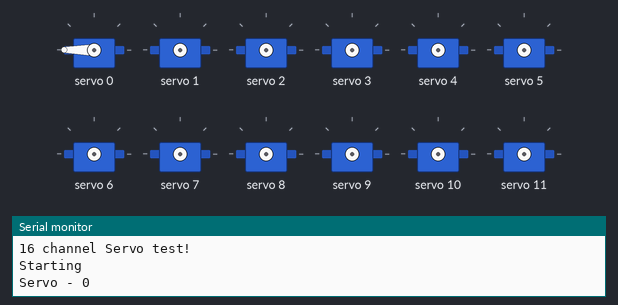
The sketch below on a simulated Arduino Uno, built with avr-gcc and run on an emulated ATmega328P. On the bench: 12 × servo, the last lines printed to the serial monitor.

Above: at 0.43 s.
At 4.0 s:
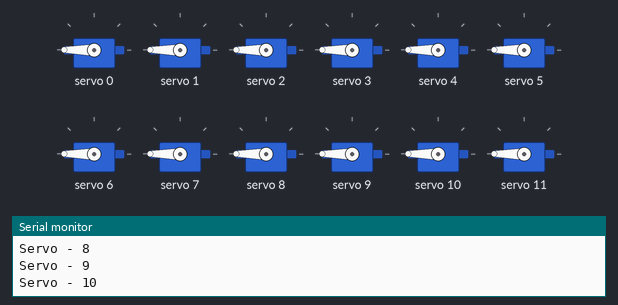
At 12.9 s:
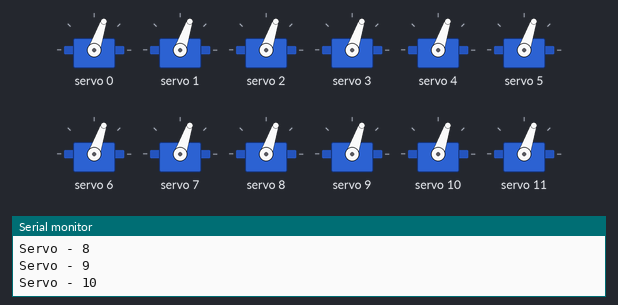
At 15.2 s:
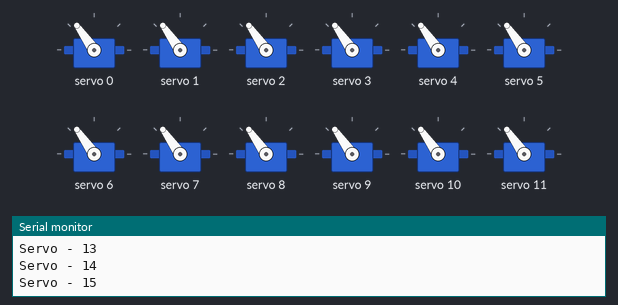
At 24.4 s:
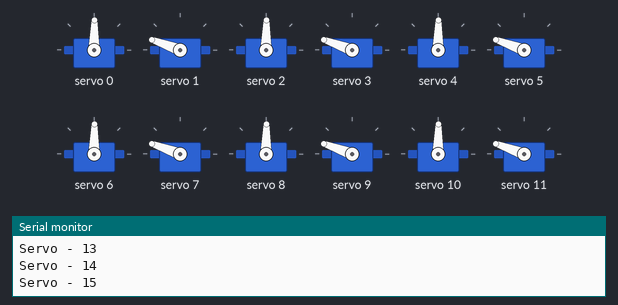
At 35.6 s:
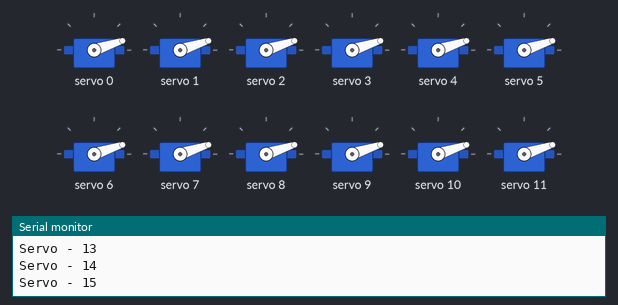
Timing chart, 0 to 40.0 s (numbered marks = the images above):
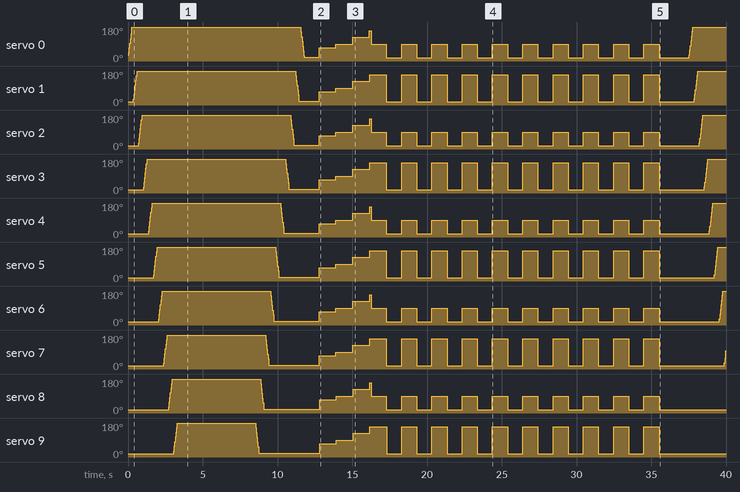

The sketch:

servoBall.ino
```cpp
#include <Wire.h>
#include <Adafruit_PWMServoDriver.h>
#include <FastLED.h>

// called this way, it uses the default address 0x40
Adafruit_PWMServoDriver pwm = Adafruit_PWMServoDriver();

#define SERVOMIN  150 // This is the 'minimum' pulse length count (out of 4096)
#define SERVOMAX  600 // This is the 'maximum' pulse length count (out of 4096)
#define SERVO_FREQ 50 // Analog servos run at ~50 Hz updates
#define LED_PIN 7
#define NUM_LEDS 8

CRGB leds[NUM_LEDS];

// our servo # counter
uint8_t servonum = 0;

void setup() {
  Serial.begin(9600);
  Serial.println("16 channel Servo test!");

  pwm.begin();
  pwm.setOscillatorFrequency(27000000);
  pwm.setPWMFreq(SERVO_FREQ);  // Analog servos run at ~50 Hz updates

  FastLED.addLeds<WS2812,LED_PIN, GRB>(leds, NUM_LEDS);
  delay(10);
}


void loop() {
  Serial.println("Starting");
   // Drive each servo one at a time using setPWM()
  for (int servo = 0, led = 0; servo < 16; servo++){
    //if (servo % 2 == 0){
    //  led++;
    //}
    //Serial.println("Turn ON LED");
    //leds[led] = CRGB(0, 0, 255);
    //FastLED.show();
    for(int pulselen = SERVOMIN; pulselen < SERVOMAX; pulselen++){
      pwm.setPWM(servo, 0, pulselen);
    }
    Serial.print("Servo - ");
    Serial.println(servo);
  }

  Serial.println("Servo are to max");
  delay(1000);

  for (int servo = 15,  led = 0; servo > -1; servo--){
    /*
    if (servo % 2 == 0){
      led++;
    }
    leds[led] = CRGB(0, 0, 255);
    FastLED.show();
    */
    for(int pulselen = SERVOMAX; pulselen > SERVOMIN; pulselen--){
      pwm.setPWM(servo, 0, pulselen);
    }

    Serial.print("Servo - ");
    Serial.println(servo);
  }

  Serial.println("Servo are to min");
  delay(1000);

  int pulseLength = map(45, 0, 180, SERVOMIN, SERVOMAX);
  for(int servo = 0, led = 0; servo < 16; servo++){
    pwm.setPWM(servo, 0, pulseLength);
    Serial.print("Servo - ");
    Serial.println(servo);
  }

  delay(1000);

  pulseLength = map(60, 0, 180, SERVOMIN, SERVOMAX);
  for(int servo = 0, led = 0; servo < 16; servo++){
    pwm.setPWM(servo, 0, pulseLength);
    Serial.print("Servo - ");
    Serial.println(servo);
  }

  delay(1000);

  pulseLength = map(90, 0, 180, SERVOMIN, SERVOMAX);
  for(int servo = 0, led = 0; servo < 16; servo++){
    pwm.setPWM(servo, 0, pulseLength);
    Serial.print("Servo - ");
    Serial.println(servo);
  }

  delay(1000);

  pulseLength = map(120, 0, 180, SERVOMIN, SERVOMAX);
  for(int servo = 0, led = 0; servo < 16; servo++){
    pwm.setPWM(servo, 0, pulseLength);
    Serial.print("Servo - ");
    Serial.println(servo);
  }

  for (int i = 0; i < 10; i++){
      for(int servo = 0, led = 0; servo < 16; servo++){
        if (servo % 2 == 0){
          pulseLength = map(60, 0, 180, SERVOMIN, SERVOMAX);
          pwm.setPWM(servo, 0, pulseLength);
        }
        else{
          pulseLength = map(120, 0, 180, SERVOMIN, SERVOMAX);
          pwm.setPWM(servo, 0, pulseLength);
        }
      }

    delay(1000);

    for(int servo = 0, led = 0; servo < 16; servo++){
      if (servo % 2 == 0){
        pulseLength = map(0, 0, 180, SERVOMIN, SERVOMAX);
        pwm.setPWM(servo, 0, pulseLength);
      }
      else{
        pulseLength = map(0, 0, 180, SERVOMIN, SERVOMAX);
        pwm.setPWM(servo, 0, pulseLength);
      }
    }

    delay(1000);
  }


  Serial.println ("Ending");
  delay(1000);

}
```
